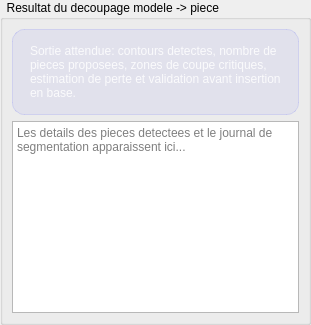
              <widget class="QWidget" name="tab_pc_model_draft">
               <attribute name="title">
                <string>Brouillon et validation</string>
               </attribute>
               <layout class="QVBoxLayout" name="vl_pc_model_draft_page">
                <property name="spacing">
                 <number>0</number>
                </property>
                <property name="leftMargin">
                 <number>0</number>
                </property>
                <property name="topMargin">
                 <number>0</number>
                </property>
                <property name="rightMargin">
                 <number>0</number>
                </property>
                <property name="bottomMargin">
                 <number>0</number>
                </property>
                <item>
                 <widget class="QGroupBox" name="gb_pc_model_result">
                  <property name="title">
                   <string>  Resultat du decoupage modele -&gt; piece</string>
                  </property>
                  <layout class="QVBoxLayout" name="vl_pc_model_result">
                   <item>
                    <widget class="QLabel" name="lb_pc_model_result_summary">
                     <property name="styleSheet">
                      <string notr="true">background:rgba(99,102,241,0.08);border:1px solid rgba(99,102,241,0.18);border-radius:12px;padding:14px;color:rgba(255,255,255,0.85);</string>
                     </property>
                     <property name="text">
                      <string>Sortie attendue: contours detectes, nombre de pieces proposees, zones de coupe critiques, estimation de perte et validation avant insertion en base.</string>
                     </property>
                     <property name="wordWrap">
                      <bool>true</bool>
                     </property>
                    </widget>
                   </item>
                   <item>
                    <widget class="QTextEdit" name="txt_pc_model_result">
                     <property name="readOnly">
                      <bool>true</bool>
                     </property>
                     <property name="placeholderText">
                      <string>Les details des pieces detectees et le journal de segmentation apparaissent ici...</string>
                     </property>
                    </widget>
                   </item>
                  </layout>
                 </widget>
                </item>
               </layout>
              </widget>
